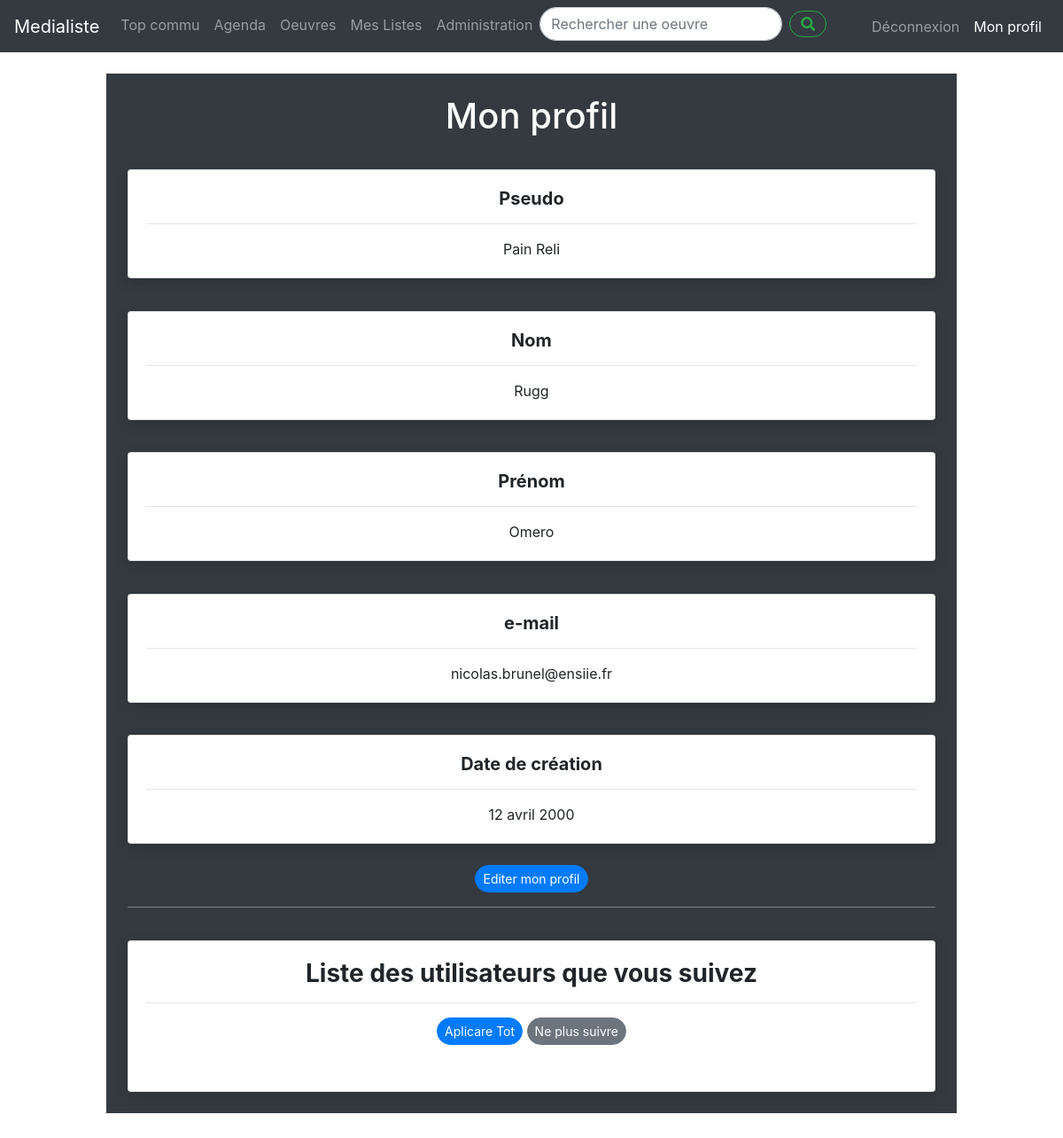
The app's page /profil.php (signed in) with its own data.
### tables this page shows
CREATE TABLE Utilisateur(
    pseudo VARCHAR(20) PRIMARY KEY,
    nom VARCHAR(50) NOT NULL,
    prenom VARCHAR(50) NOT NULL,
    mot_de_passe VARCHAR(20) NOT NULL,
    date_creation DATE NOT NULL,
    mail VARCHAR(50),
    statut BOOLEAN NOT NULL DEFAULT false,
    banni BOOLEAN NOT NULL
);

### public/dateFr.php (called while the page is built)
<?php
function dateToFrench($date, $format)
          {
              $english_days = array('Monday', 'Tuesday', 'Wednesday', 'Thursday', 'Friday', 'Saturday', 'Sunday');
              $french_days = array('lundi', 'mardi', 'mercredi', 'jeudi', 'vendredi', 'samedi', 'dimanche');
              $english_months = array('January', 'February', 'March', 'April', 'May', 'June', 'July', 'August', 'September', 'October', 'November', 'December');
              $french_months = array('janvier', 'février', 'mars', 'avril', 'mai', 'juin', 'juillet', 'août', 'septembre', 'octobre', 'novembre', 'décembre');
              return str_replace($english_months, $french_months, str_replace($english_days, $french_days, date($format, strtotime($date) ) ) );
          }
?>

### src/UserRepository.php (called while the page is built, shortened)
<?php
class UserRepository
{
    private $dbAdapter;
    public function __construct(\PDO $dbAdapter)
    {
        $this->dbAdapter = $dbAdapter;
    }
    public function fetchSuivis($suiveur)
    {
        $suivisData = $this->dbAdapter->prepare('SELECT pseudo,nom,prenom FROM Utilisateur JOIN Suivre ON Suivre.suivi = Utilisateur.pseudo WHERE suiveur = ?');
        $suivisData->execute(array($suiveur));
        $suivis = [];
        foreach ($suivisData as $suivisDatum) {
            $suivi = new User();
            $suivi
                 ->setUsername($suivisDatum['pseudo'])
                ->setLastname($suivisDatum['nom'])
                ->setFirstname($suivisDatum['prenom']);
            $suivis[] = $suivi;
        }
        return $suivis;
    }
}

### src/User.php (called while the page is built, shortened)
<?php
class User
{
    private $username;
    public function setLastname($lastname)
    {
        return $this;
    }
    public function setFirstname($firstname)
    {
        return $this;
    }
    public function getUsername ()
    {
        return $this->username;
    }
    public function setUsername ($username)
    {
        $this->username = $username;
        return $this;
    }
}

### public/profil.php (the view, shortened to what this page needs)
<?php
  include '../src/User.php';
  include '../src/UserRepository.php';
  include 'dateFr.php';
  $dbAdapter = (new DbAdaperFactory())->createService();
  $afficher_profil = $dbAdapter->prepare("SELECT * FROM Utilisateur WHERE pseudo = ?");
  $afficher_profil->execute(array($_SESSION['username']));
  $profil=$afficher_profil->fetch();
  $userRepository = new \User\UserRepository($dbAdapter);
  $suivis = $userRepository->fetchSuivis($profil['pseudo']);
?>
<html lang="fr">
<head>
    <link rel="stylesheet" href="https://stackpath.bootstrapcdn.com/bootstrap/4.4.1/css/bootstrap.min.css">
    <link rel="stylesheet" href="style.css" type="text/css">
    <link rel="stylesheet" href="https://ajax.googleapis.com/ajax/libs/jqueryui/1.11.4/themes/smoothness/jquery-ui.css">
    <link rel="stylesheet" href="/css/all.css">
</head>
<body>
<header>
    <nav class="navbar navbar-expand-lg navbar-dark bg-dark">
    <div class="collapse navbar-collapse" id="navbarSupportedContent">
            <a class="navbar-brand" href="/index.php">Medialiste</a>
            <ul class="navbar-nav mr-auto">
                <li class="nav-item">
                    <a class="nav-link" href="top.php">Top commu</a>
                 </li>
                <li class="nav-item">
                  <a class="nav-link" href="agenda.php">Agenda</a>
                </li>
                <li class="nav-item">
                  <a class="nav-link" href="affichageOeuvre.php">Oeuvres</a>
                </li>
                <?php
                    if(isset($_SESSION['username'])){
                      ?>
                <li class="nav-item">
                  <a class="nav-link" href="mylists.php">Mes Listes</a>
                </li>
                <?php
                }
                if (isset($_SESSION['statut']) && $_SESSION['statut']==true){
                  ?>
                  <li class="nav-item">
                    <a class="nav-link" href="administration.php">Administration</a>
                  </li>
                  <?php
                }
                ?>
                <li class="nav-item">
                  <div class="container-research">
                    <form class="form-inline my-2 my-lg-0" method="get" action="resultat-search.php">
                      <input class="form-control mr-sm-2 rounded-pill" type="search" name="contenu" onkeyup="showHint(this.value)" id="txt1" placeholder="Rechercher une oeuvre"/>
                      <button type="submit" class="btn btn-outline-success my-2 my-sm-0 rounded-pill"><i class="fas fa-search"></i></button>
                    </form>
                  </div>
                </li>
              </ul>
                  <?php
                    if(isset($_SESSION['username'])){
                      ?>
                    <ul class="navbar-nav text-right">
                      <div class="d-flex flex-row-reverse">
                      <li class="nav-item active" style="float:right">
                        <a class="nav-link" class="nav-button"  href="profil.php" >Mon profil</a>
                      </li>
                      <li class="nav-item" style="float:right">
                        <a class="nav-link" class="nav-button" href="logout.php">Déconnexion</a>
                      </li>
                    </ul>
                      <?php
                  }
                  ?>
        </div>
      </nav>
</header>
  <div class="container container-dark">
    <h1>Mon profil</h1>
    <div class="card rounded" style="box-shadow: 0 5px 15px rgba(0, 0, 0, .15); border-radius: 2%; margin-top: 4%; min-height:max-content; max-height:100%;overflow: auto;">
              <div class="card-body">
                <h5 class="card-title" style="font-weight: bold;">Pseudo</h5>
                <hr/>
                <p class="card-text"> <?= $profil['pseudo'] ?></p>
              </div>
    </div>
    <div class="card rounded" style="box-shadow: 0 5px 15px rgba(0, 0, 0, .15); border-radius: 2%; margin-top: 4%; min-height:max-content; max-height:100%;overflow: auto;">
              <div class="card-body">
                <h5 class="card-title" style="font-weight: bold;">Nom</h5>
                <hr/>
                <p class="card-text"> <?= $profil['nom'] ?></p>
              </div>
    </div>
    <div class="card rounded" style="box-shadow: 0 5px 15px rgba(0, 0, 0, .15); border-radius: 2%; margin-top: 4%; min-height:max-content; max-height:100%;overflow: auto;">
              <div class="card-body">
                <h5 class="card-title" style="font-weight: bold;">Prénom</h5>
                <hr/>
                <p class="card-text"> <?= $profil['prenom'] ?></p>
              </div>
    </div>
    <div class="card rounded" style="box-shadow: 0 5px 15px rgba(0, 0, 0, .15); border-radius: 2%; margin-top: 4%; min-height:max-content; max-height:100%;overflow: auto;">
              <div class="card-body">
                <h5 class="card-title" style="font-weight: bold;">e-mail</h5>
                <hr/>
                <p class="card-text"> <?= $profil['mail'] ?></p>
              </div>
    </div>
    <div class="card rounded" style="box-shadow: 0 5px 15px rgba(0, 0, 0, .15); border-radius: 2%; margin-top: 4%; min-height:max-content; max-height:100%;overflow: auto;">
              <div class="card-body">
                <h5 class="card-title" style="font-weight: bold;">Date de création</h5>
                <hr/>
                <p class="card-text"> <?= dateToFrench($profil['date_creation'],'d F Y') ?></p>
              </div>
    </div>
    <br/>
    <a href="modifier-profil.php" class = "btn btn-sm btn-primary rounded-pill">Editer mon profil</a>
    <hr style="border-color:grey"/>
    <div class="card rounded" style="box-shadow: 0 5px 15px rgba(0, 0, 0, .15); border-radius: 2%; margin-top: 4%; min-height:max-content; max-height:100%;overflow: auto;">
              <div class="card-body">
              <h3 class="card-title" style="font-weight: bold;">Liste des utilisateurs que vous suivez </h3>
                <hr/>
      <?php foreach($suivis as $suivi): ?>
        <div class="form-group" style="text-align:center">
              <form method="GET" action="voir-listes.php" style="display: inline-block">
              <button class="btn btn-sm btn-primary rounded-pill" name="personne" value="<?=$suivi->getUsername()?>" type="submit" id="personne" style="display:inline-block"><?= $suivi->getUsername() ?> </button>
              </form>
              <form method="post" action="unfollow.php"  style="display: inline-block">
                            <button type="submit" name="suivre" class="btn btn-sm btn-secondary rounded-pill">Ne plus suivre</button>
              </form>
        </div>
      <?php endforeach; ?>
              </div>
    </div>
  </div>
  ﻿</body>
</html>

### public/style.css (style rules this page uses)
.container { width:80%; padding: 2%; margin: 0 auto; margin-bottom:2%; text-align: center; border-radius: 10px }
body { background-color: #f4f4f; }
h1 { color: black; text-align: center; }
.container-dark { background-color: #343a40; margin-top : 2%; border-radius:0px; }
.container-dark h1 { color: white; }

### public/css/all.css (style rules this page uses)
.fa, .fas, .far, .fal, .fad, .fab { -moz-osx-font-smoothing: grayscale; -webkit-font-smoothing: antialiased; display: inline-block; font-style: normal; font-variant: normal; text-rendering: auto; line-height: 1; }
.fa-search:before { content: "\f002"; }
.fa, .fas { font-family: 'Font Awesome 5 Free'; font-weight: 900; }

### records on screen
utilisateur: pseudo "Pain Reli", nom "Rugg", prenom "Omero", mail "nicolas.brunel@ensiie.fr", date_creation "12 avril 2000"
utilisateur: pseudo "Aplicare Tot"
